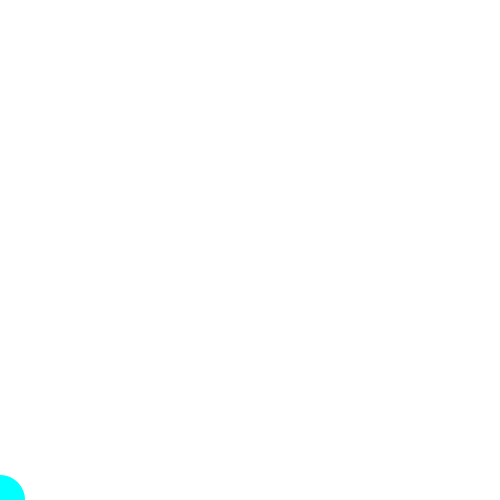
Frame 1 (no input)
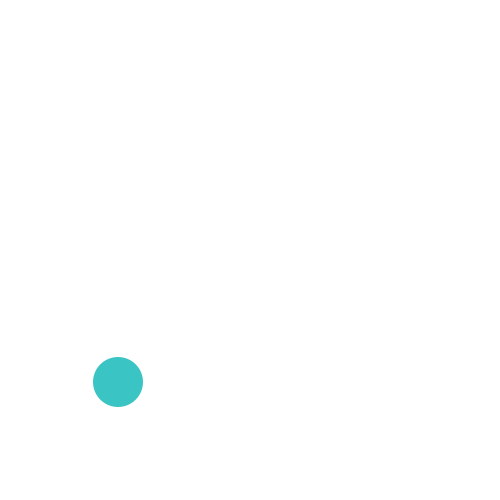
Frame 60 (the mouse pressed at the canvas centre just before this capture)
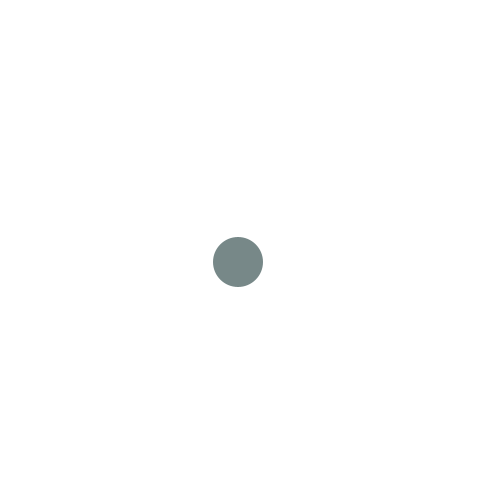
Frame 120 (the mouse held since frame 60 and released just before this capture)

The Processing sketch that drew these frames (run headless with seeded random() and noise(); from frame 60 on, the mouse is pressed at the canvas centre):

// Processing sketch: A7L_A6
// ── A7L_A6.pde
int x = 0;
int y = 500;

int r = 0;
int b = 255;
int g = 255;

void setup(){
  size(500, 500);
  noStroke();
}

void draw(){
 background(255);
 
 // zusatz 1
 fill(r, g, b);
 
 ellipse(x,y,50,50);
 
 x += 2;
 y -= 2;
 
 r++;
 g--;
 b--;
}
